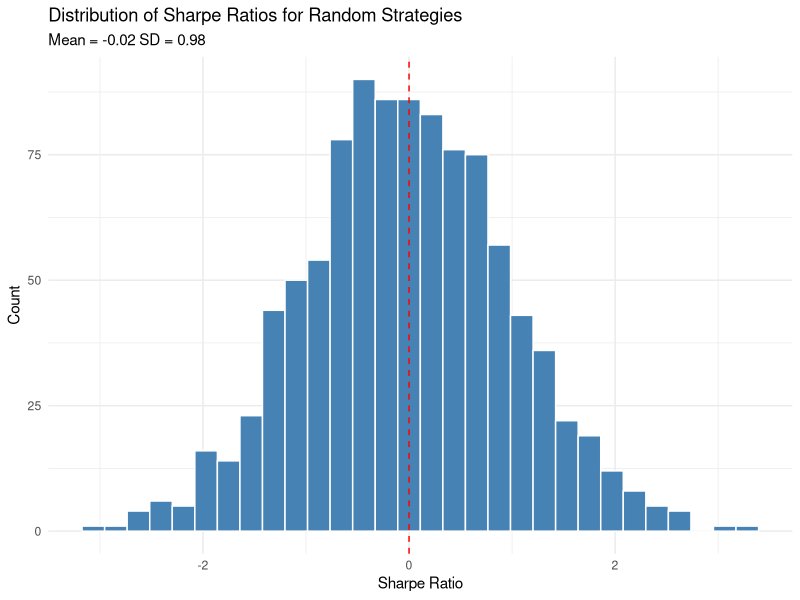
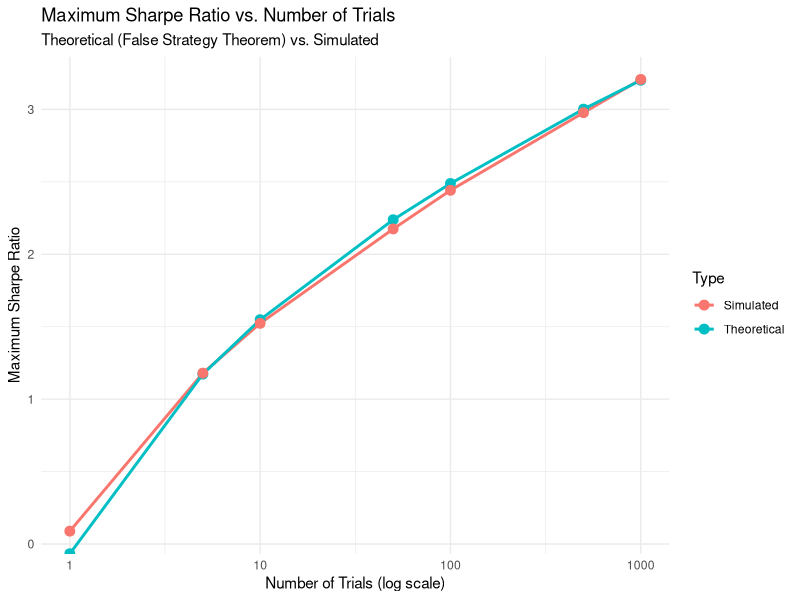
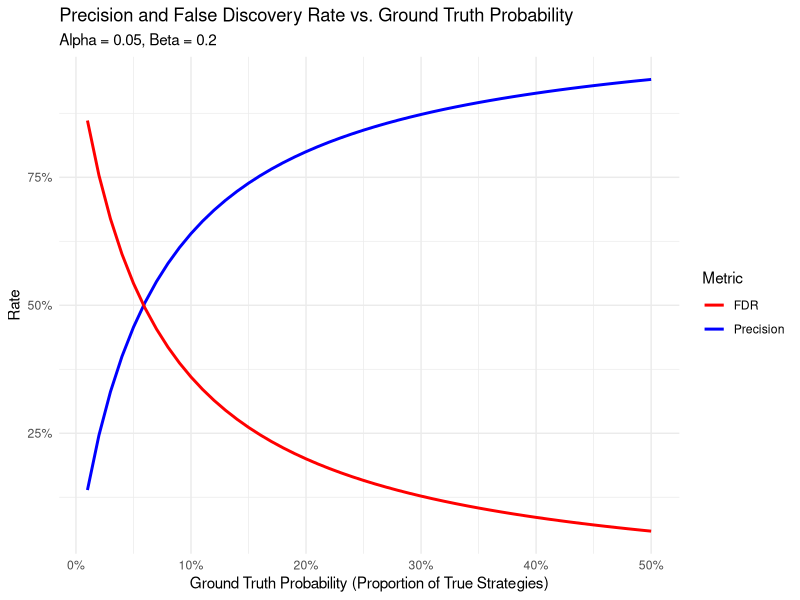
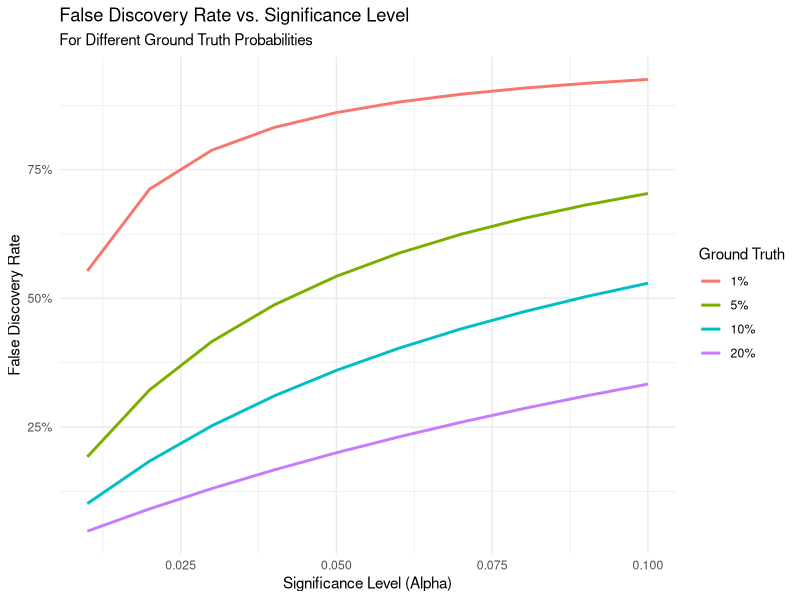
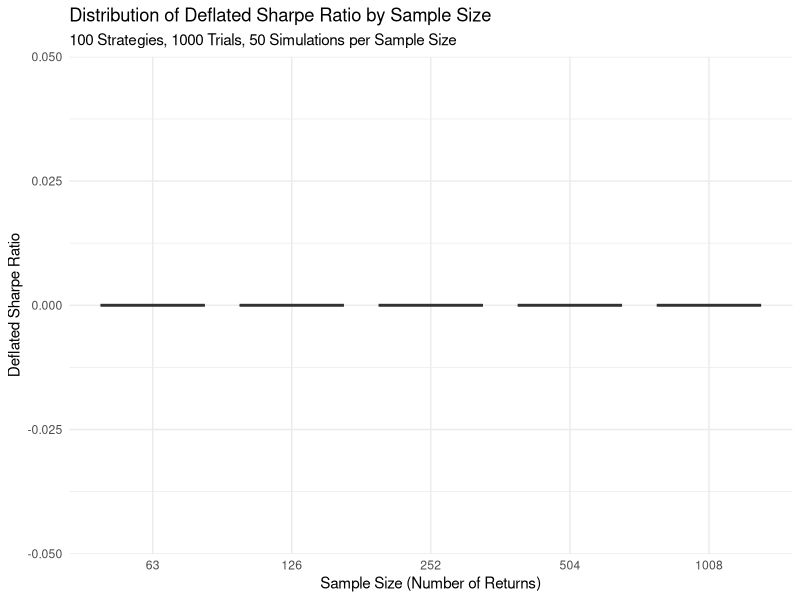
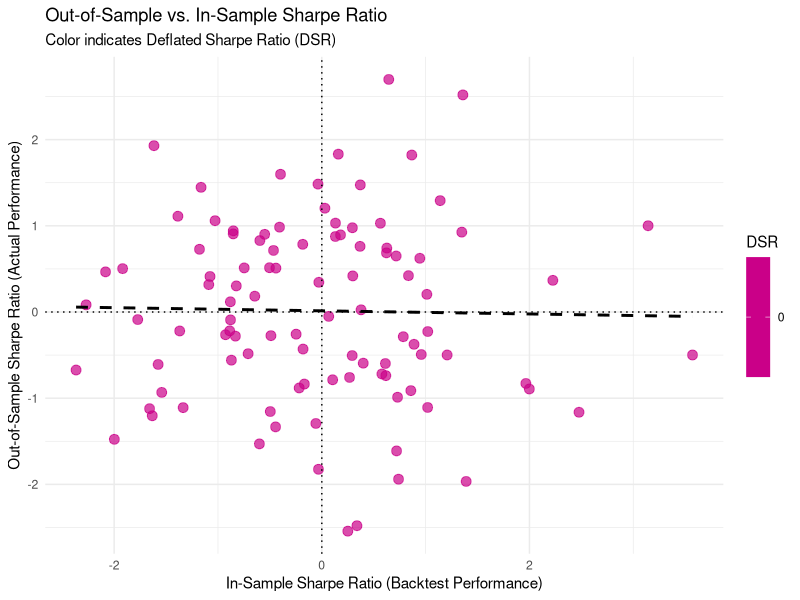
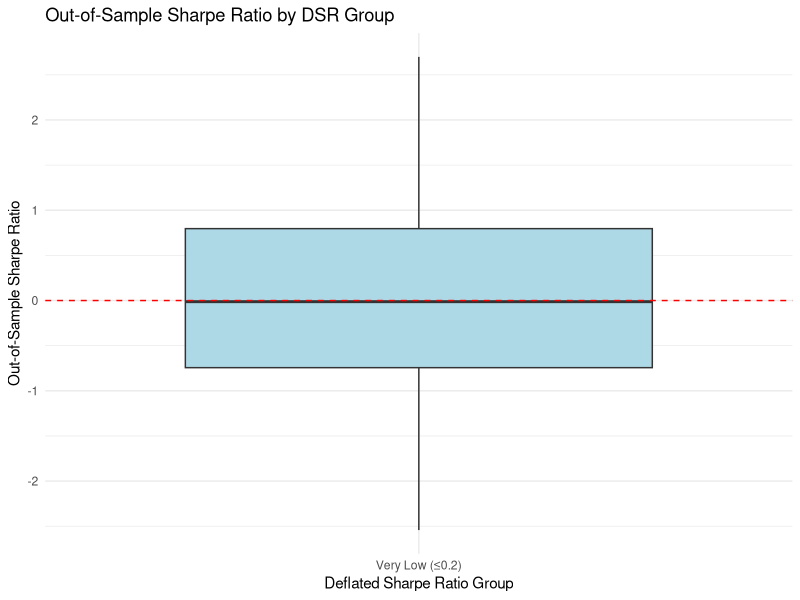

Write the R code that produced these figures, in order.
## ---- chunk 1
# Load required libraries
library(tidyverse)
library(ggplot2)
library(knitr)
library(kableExtra)
library(data.table)
## ---- chunk 2
# Function to generate random strategy returns
# This simulates the returns of investment strategies that have no real edge
generate_random_strategies <- function(n_strategies = 1000, 
                                       n_returns = 252, # 252 trading days in a year
                                       mean_return = 0, # Zero expected return (no edge)
                                       sd_return = 0.01) { # 1% daily volatility is typical
  # Create a matrix of random returns drawn from a normal distribution
  # Each column represents a strategy, each row is a daily return
  returns_matrix <- matrix(
    rnorm(n_strategies * n_returns, mean = mean_return, sd = sd_return),
    nrow = n_returns,
    ncol = n_strategies
  )
  
  # Name each strategy for easier reference
  colnames(returns_matrix) <- paste0("Strategy_", 1:n_strategies)
  
  return(returns_matrix)
}

# Generate 1000 random strategies with 1 year of daily returns
# Using seed 42 ensures reproducibility - everyone gets the same random numbers
set.seed(42)
random_strategies <- generate_random_strategies(n_strategies = 1000, 
                                              n_returns = 252)

# Check the dimensions to confirm we have 252 days × 1000 strategies
dim(random_strategies)
## ---- chunk 3
# Function to calculate annualized Sharpe ratio
# The Sharpe ratio is the most common performance metric in finance
# It measures excess return per unit of risk (volatility)
calculate_sharpe <- function(returns, annualization_factor = 252) {
  # Calculate the mean daily return (this is our "signal")
  mean_return <- mean(returns)
  
  # Calculate the standard deviation of daily returns (this is our "noise")
  sd_return <- sd(returns)
  
  # Avoid division by zero (if we get a constant return series)
  if (sd_return == 0) return(0)
  
  # Calculate Sharpe ratio = signal/noise, then annualize
  # Annualization scales the daily Sharpe by sqrt(252) to get annual equivalent
  sharpe <- mean_return / sd_return * sqrt(annualization_factor)
  
  return(sharpe)
}

# Apply the Sharpe ratio calculation to each strategy (column)
# The "apply" function iterates through columns (2) of the matrix
sharpe_ratios <- apply(random_strategies, 2, calculate_sharpe)

# Examine the distribution statistics of these Sharpe ratios
# Even with random data, some strategies will appear to perform well!
summary(sharpe_ratios)

# Visualize the distribution of Sharpe ratios
# This is a key visualization to understand the impact of randomness
tibble(Sharpe = sharpe_ratios) %>%
  ggplot(aes(x = Sharpe)) +
  geom_histogram(bins = 30, fill = "steelblue", color = "white") +
  labs(
    title = "Distribution of Sharpe Ratios for Random Strategies",
    subtitle = paste("Mean =", round(mean(sharpe_ratios), 2), 
                    "SD =", round(sd(sharpe_ratios), 2)),
    x = "Sharpe Ratio",
    y = "Count"
  ) +
  theme_minimal() +
  # Add a vertical line at zero - the theoretical expectation for random strategies
  geom_vline(xintercept = 0, linetype = "dashed", color = "red")
## ---- chunk 4
# Find the maximum Sharpe ratio from our 1000 strategies
# This simulates what happens when a researcher selects only the best-performing strategy
max_sharpe <- max(sharpe_ratios)
max_sharpe_index <- which.max(sharpe_ratios)

# Print the maximum Sharpe ratio and which strategy achieved it
# This is often what would be presented in a backtest report or research paper
cat("Maximum Sharpe Ratio:", round(max_sharpe, 2), 
    "\nStrategy Index:", max_sharpe_index, "\n")

# Define a function to calculate the expected maximum Sharpe ratio
# This implements the False Strategy Theorem from the lecture
# It predicts how high the max Sharpe should be just from random chance
expected_max_sharpe <- function(n_trials, mean_sr = 0, std_sr = 1) {
  # Euler-Mascheroni constant (mathematical constant appearing in the theorem)
  emc <- 0.57721566490153286060651209008240243104215933593992
  
  # Expected maximum Sharpe ratio formula:
  # The more trials we run, the higher this value becomes, even with random data
  sr0 <- (1 - emc) * qnorm(p = 1 - 1/n_trials) + 
        emc * qnorm(1 - (n_trials * exp(1))^(-1))
  
  # Adjust by the mean and standard deviation of the Sharpe ratio distribution
  sr0 <- mean_sr + std_sr * sr0
  
  return(sr0)
}

# Calculate the expected maximum Sharpe ratio for 1000 trials
# We use the actual standard deviation of our Sharpe ratios for accuracy
exp_max_sharpe <- expected_max_sharpe(1000, mean_sr = 0, std_sr = sd(sharpe_ratios))

# Compare the theoretical expectation with our actual observed maximum
# They should be relatively close if our strategies are truly random
cat("Expected Maximum Sharpe Ratio:", round(exp_max_sharpe, 2), "\n")
cat("Actual Maximum Sharpe Ratio:", round(max_sharpe, 2), "\n")
## ---- chunk 5
# Calculate expected maximum Sharpe ratio for different numbers of trials
# This helps us visualize how the "best strategy" improves just by testing more variations
trial_counts <- c(1, 5, 10, 50, 100, 500, 1000)
exp_max_sharpes <- sapply(trial_counts, expected_max_sharpe, 
                          mean_sr = 0, std_sr = sd(sharpe_ratios))

# Function to simulate actual maximum Sharpe ratios for different trial counts
# This gives us an empirical check against the theoretical prediction
simulate_max_sharpe <- function(n_trials, n_simulations = 100, 
                               mean_sr = 0, std_sr = 1) {
  # We'll run multiple simulations to get a distribution of maximum Sharpe ratios
  max_sharpes <- numeric(n_simulations)
  
  # For each simulation, generate n_trials random Sharpe ratios and find the maximum
  for (i in 1:n_simulations) {
    # Generate random Sharpe ratios with specified mean and std
    sharpes <- rnorm(n_trials, mean = mean_sr, sd = std_sr)
    # Record the maximum value - this simulates selecting the best strategy
    max_sharpes[i] <- max(sharpes)
  }
  
  # Return statistics about the distribution of maximum Sharpe ratios
  return(list(
    mean = mean(max_sharpes),  # Average maximum across simulations
    sd = sd(max_sharpes),      # Standard deviation of the maximums
    values = max_sharpes       # All the individual maximum values
  ))
}

# Run the simulation for each trial count
# For each number of trials, we simulate 100 sets to get a good estimate
set.seed(123)  # For reproducibility
simulated_results <- lapply(trial_counts, simulate_max_sharpe, 
                           n_simulations = 100, 
                           mean_sr = 0, 
                           std_sr = sd(sharpe_ratios))

# Extract the mean maximum Sharpe ratio from each simulation set
sim_max_sharpes <- sapply(simulated_results, function(x) x$mean)

# Create a data frame for plotting both theoretical and simulated results
plot_data <- tibble(
  Trials = rep(trial_counts, 2),  # Each trial count appears twice (theoretical and simulated)
  `Sharpe Ratio` = c(exp_max_sharpes, sim_max_sharpes),  # Values from both methods
  Type = rep(c("Theoretical", "Simulated"), each = length(trial_counts))  # Identify the source
)

# Create the plot comparing theoretical vs. simulated maximum Sharpe ratios
# This is a key visualization demonstrating how selection bias increases with trials
ggplot(plot_data, aes(x = Trials, y = `Sharpe Ratio`, color = Type)) +
  geom_line(size = 1) +
  geom_point(size = 3) +
  scale_x_log10() +  # Log scale makes the pattern clearer across different trial counts
  labs(
    title = "Maximum Sharpe Ratio vs. Number of Trials",
    subtitle = "Theoretical (False Strategy Theorem) vs. Simulated",
    x = "Number of Trials (log scale)",
    y = "Maximum Sharpe Ratio"
  ) +
  theme_minimal()
## ---- chunk 6
# Function to calculate skewness and excess kurtosis
# These higher moments are important because financial returns are rarely normally distributed
calculate_moments <- function(returns) {
  # Standardize returns to make calculations easier
  # This converts returns to units of standard deviation (z-scores)
  z <- (returns - mean(returns)) / sd(returns)
  
  # Calculate skewness - the third central moment
  # Skewness measures asymmetry: positive values indicate a right tail (occasional large gains)
  # Negative values indicate a left tail (occasional large losses)
  skew <- mean(z^3)
  
  # Calculate excess kurtosis - the fourth central moment minus 3
  # Kurtosis measures "tailedness": high values indicate fat tails (more extreme events)
  # For a normal distribution, kurtosis = 3, so excess kurtosis = 0
  kurt <- mean(z^4) - 3
  
  return(list(skewness = skew, kurtosis = kurt))
}

# Function to calculate the Deflated Sharpe Ratio
# The DSR adjusts for selection bias, non-normality, and sample size
calculate_dsr <- function(returns, n_trials, sr_mean = 0, sr_std = NULL) {
  # Number of observations (sample size)
  # Larger samples provide more confidence in the Sharpe ratio estimate
  n <- length(returns)
  
  # Calculate non-annualized Sharpe ratio (signal-to-noise ratio)
  # We use non-annualized here as the DSR formula expects this
  sr <- mean(returns) / sd(returns)
  
  # Calculate higher moments to adjust for non-normality
  # Many financial strategies have skewed returns and fat tails
  moments <- calculate_moments(returns)
  skew <- moments$skewness
  kurt <- moments$kurtosis
  
  # If standard deviation of Sharpe ratio not provided, use 1 as default
  # This parameter represents the variability across different strategy configurations
  if (is.null(sr_std)) {
    sr_std <- 1
  }
  
  # Calculate expected maximum Sharpe ratio using the False Strategy Theorem
  # This estimates what the highest Sharpe ratio would be from random chance alone
  exp_max_sr <- expected_max_sharpe(n_trials, mean_sr = sr_mean, std_sr = sr_std)
  
  # Calculate Deflated Sharpe Ratio
  # This formula converts to a probability (between 0 and 1)
  # The numerator measures how much the observed SR exceeds the expected max SR
  numerator <- (sr - exp_max_sr) * sqrt(n - 1)
  # The denominator adjusts for non-normality using skewness and kurtosis
  denominator <- sqrt(1 - skew * sr + (kurt / 4) * sr^2)
  # Use the normal CDF to convert to a probability
  dsr <- pnorm(numerator / denominator)
  
  return(list(
    sharpe_ratio = sr,
    expected_max_sr = exp_max_sr,
    dsr = dsr
  ))
}

# Calculate DSR for our maximum Sharpe ratio strategy
# This applies our DSR function to the strategy that looked best in the backtest
best_strategy_returns <- random_strategies[, max_sharpe_index]
dsr_result <- calculate_dsr(
  best_strategy_returns, 
  n_trials = 1000,  # We tested 1000 strategies
  sr_std = sd(sharpe_ratios)  # Use the actual variability in our Sharpe ratios
)

# Print the results
# These metrics tell us whether our "best strategy" is likely genuine or just lucky
cat("Sharpe Ratio:", round(dsr_result$sharpe_ratio * sqrt(252), 2), "(annualized)\n")
cat("Expected Max Sharpe Ratio:", round(dsr_result$expected_max_sr, 2), "\n")
cat("Deflated Sharpe Ratio:", round(dsr_result$dsr, 4), "\n")
## ---- chunk 7
# Function to calculate precision, recall, and False Discovery Rate (FDR)
# This implements the mathematical framework from Lopez de Prado discussed in the lecture
calculate_fdr <- function(ground_truth, alpha = 0.05, beta = 0.2) {
  # Convert ground truth probability to odds ratio (theta)
  # ground_truth = proportion of strategies that are truly profitable
  # theta = ratio of true strategies to false strategies
  theta <- ground_truth / (1 - ground_truth)
  
  # Calculate recall (true positive rate)
  # Recall = 1 - beta, where beta is the Type II error rate (false negative rate)
  # This represents the probability of detecting a true strategy
  recall <- 1 - beta          
  
  # Calculate numerator for precision calculation
  # b1 = recall * theta = number of true positives / number of false strategies
  b1 <- recall * theta
  
  # Calculate precision
  # Precision = true positives / all positives
  # This represents the probability that a positive test indicates a true strategy
  precision <- b1 / (b1 + alpha)
  
  # Calculate False Discovery Rate (FDR)
  # FDR = 1 - precision = false positives / all positives
  # This is the probability that a strategy that tests positive is actually false
  fdr <- 1 - precision
  
  # Return all relevant metrics in a tidy format
  return(tibble(
    ground_truth = ground_truth,  # Original input - prior probability of true strategy
    theta = theta,                # Odds ratio of true vs. false strategies
    alpha = alpha,                # Type I error rate (significance level)
    beta = beta,                  # Type II error rate (1 - power)
    recall = recall,              # True positive rate (power)
    precision = precision,        # Proportion of positives that are true
    fdr = fdr                     # Proportion of positives that are false
  ))
}

# Calculate FDR for different ground truth probabilities
# This shows how the FDR changes based on the prior probability of true strategies
ground_truths <- seq(0.01, 0.5, by = 0.01)  # Try values from 1% to 50%
fdr_results <- map_df(ground_truths, calculate_fdr)  # Apply function to each value

# Plot the results to visualize the relationship
# This is a key insight: even with standard statistical testing, FDR remains high
# when true strategies are rare (which is the case in finance)
ggplot(fdr_results, aes(x = ground_truth)) +
  geom_line(aes(y = precision, color = "Precision"), size = 1) +
  geom_line(aes(y = fdr, color = "FDR"), size = 1) +
  scale_color_manual(values = c("Precision" = "blue", "FDR" = "red")) +
  labs(
    title = "Precision and False Discovery Rate vs. Ground Truth Probability",
    subtitle = "Alpha = 0.05, Beta = 0.2",
    x = "Ground Truth Probability (Proportion of True Strategies)",
    y = "Rate",
    color = "Metric"
  ) +
  theme_minimal() +
  scale_x_continuous(labels = scales::percent) +  # Format x-axis as percentages
  scale_y_continuous(labels = scales::percent)    # Format y-axis as percentages
## ---- chunk 8
# Calculate FDR for different alpha values (significance levels)
alphas <- seq(0.01, 0.1, by = 0.01)  # Test alpha values from 1% to 10%

# Create combinations of ground truth probabilities and alphas
fdr_by_alpha <- expand.grid(
  initial_ground_truth = c(0.01, 0.05, 0.1, 0.2),  # Different prior probabilities
  initial_alpha = alphas                           # Different significance levels
) %>%
  as_tibble() %>%
  rowwise() %>%
  # Calculate FDR for each combination
  mutate(
    result = list(calculate_fdr(initial_ground_truth, initial_alpha, beta = 0.2))
  ) %>%
  unnest(result) %>%
  # Use the values from the calculate_fdr result, dropping the duplicates
  select(-initial_ground_truth, -initial_alpha)

# Plot FDR vs alpha for different ground truth probabilities
ggplot(fdr_by_alpha, aes(x = alpha, y = fdr, color = factor(ground_truth))) +
  geom_line(size = 1) +
  labs(
    title = "False Discovery Rate vs. Significance Level",
    subtitle = "For Different Ground Truth Probabilities",
    x = "Significance Level (Alpha)",
    y = "False Discovery Rate",
    color = "Ground Truth"
  ) +
  theme_minimal() +
  scale_y_continuous(labels = scales::percent) +
  scale_color_discrete(name = "Ground Truth", 
                      labels = scales::percent(unique(fdr_by_alpha$ground_truth)))
## ---- chunk 9
# Generate random strategies with different sample sizes
# This helps us understand how the amount of data affects our ability to detect true strategies
sample_sizes <- c(63, 126, 252, 504, 1008)  # Approx. 3 months to 4 years of daily data

# Function to calculate DSR for different sample sizes
# This simulates the entire process of strategy generation, selection, and evaluation
calculate_dsr_by_sample <- function(sample_size, n_strategies = 100, n_trials = 1000) {
  # Generate strategies with the specified sample size
  # Smaller sample sizes will lead to more estimation error and potential overfitting
  strategies <- generate_random_strategies(
    n_strategies = n_strategies,
    n_returns = sample_size
  )
  
  # Calculate Sharpe ratios for all strategies
  # Note: We always annualize using 252 regardless of sample size for comparability
  sharpes <- apply(strategies, 2, calculate_sharpe, 
                  annualization_factor = 252)
  
  # Find the strategy with the maximum Sharpe ratio
  # This simulates the selection process that happens in backtest optimization
  max_sharpe <- max(sharpes)
  max_idx <- which.max(sharpes)
  
  # Calculate DSR for the best strategy
  # This evaluates whether the "best" strategy is likely a true discovery or false positive
  dsr_result <- calculate_dsr(
    strategies[, max_idx],
    n_trials = n_trials,
    sr_std = sd(sharpes)
  )
  
  # Return the sample size and results in a tidy format
  return(tibble(
    sample_size = sample_size,
    sharpe_ratio = dsr_result$sharpe_ratio * sqrt(252),  # Annualized
    expected_max_sr = dsr_result$expected_max_sr,
    dsr = dsr_result$dsr
  ))
}

# Run multiple simulations for each sample size to get a distribution
# This gives us statistical confidence in our results rather than relying on a single simulation
set.seed(456)  # For reproducibility
n_simulations <- 50  # 50 simulations per sample size
dsr_by_sample <- map_df(sample_sizes, function(sample_size) {
  # For each sample size, run n_simulations iterations
  map_df(1:n_simulations, function(i) {
    calculate_dsr_by_sample(sample_size)
  })
})

# Plot the results using boxplots to show the distribution of DSR values
# This visualization shows how sample size affects the reliability of the DSR
ggplot(dsr_by_sample, aes(x = factor(sample_size), y = dsr)) +
  geom_boxplot(fill = "lightblue") +
  labs(
    title = "Distribution of Deflated Sharpe Ratio by Sample Size",
    subtitle = "100 Strategies, 1000 Trials, 50 Simulations per Sample Size",
    x = "Sample Size (Number of Returns)",
    y = "Deflated Sharpe Ratio"
  ) +
  theme_minimal()
## ---- chunk 10
# Function to simulate out-of-sample performance
# This function helps us understand how strategies developed on historical data
# perform on future unseen data - a key test of strategy robustness
simulate_oos_performance <- function(n_strategies = 100, 
                                     in_sample_size = 252,  # One year of trading days
                                     out_sample_size = 252) { # One year out-of-sample
  # STEP 1: Generate and analyze in-sample (training) data
  # This represents our backtest period where we develop strategies
  # We use generate_random_strategies() to simulate returns for multiple strategies
  in_sample <- generate_random_strategies(
    n_strategies = n_strategies,  # Testing 100 different strategies
    n_returns = in_sample_size    # Using 1 year of daily returns
  )
  
  # Calculate Sharpe ratios for the training period
  # apply() iterates over columns (2) of the matrix, each column being a strategy
  # Higher Sharpe ratios indicate better risk-adjusted performance
  in_sample_sharpes <- apply(in_sample, 2, calculate_sharpe)
  
  # STEP 2: Generate and analyze out-of-sample (testing) data
  # This simulates future/unseen data - crucial for validating strategy performance
  # Independent from in-sample data to avoid look-ahead bias
  out_sample <- generate_random_strategies(
    n_strategies = n_strategies,
    n_returns = out_sample_size
  )
  
  # Calculate Sharpe ratios for the testing period
  # These represent what we'd actually achieve in live trading
  # The gap between in-sample and out-of-sample Sharpe ratios reveals overfitting
  out_sample_sharpes <- apply(out_sample, 2, calculate_sharpe)
  
  # STEP 3: Calculate Deflated Sharpe Ratio (DSR) for each strategy
  # DSR helps identify which strategies are likely to be genuine vs lucky
  # A higher DSR (closer to 1) suggests more reliable performance
  dsrs <- numeric(n_strategies)  # Initialize vector to store DSR values
  for (i in 1:n_strategies) {
    dsr_result <- calculate_dsr(
      in_sample[, i],              # Returns for current strategy
      n_trials = n_strategies,     # Number of strategies tested (for multiple testing adjustment)
      sr_std = sd(in_sample_sharpes) # Standard deviation of Sharpe ratios
    )
    dsrs[i] <- dsr_result$dsr
  }
  
  # STEP 4: Combine results into a single tibble for analysis
  # This creates a comprehensive dataset linking:
  # - Backtest performance (in_sample_sharpe)
  # - Multiple testing adjustment (dsr)
  # - Actual performance (out_sample_sharpe)
  results <- tibble(
    strategy = 1:n_strategies,
    in_sample_sharpe = in_sample_sharpes,
    out_sample_sharpe = out_sample_sharpes,
    dsr = dsrs
  )
  
  return(results)
}

# STEP 5: Run simulation with seed for reproducibility
set.seed(789)  # Ensures same random numbers each time
performance_results <- simulate_oos_performance(n_strategies = 100)

# STEP 6: Create visualization of results
# This scatter plot reveals the relationship between backtest and actual performance
performance_results %>%
  ggplot(aes(x = in_sample_sharpe, y = out_sample_sharpe, color = dsr)) +
  # Plot points for each strategy
  geom_point(size = 3, alpha = 0.7) +
  # Color gradient based on DSR
  # Red = low DSR (likely false positive)
  # Blue = high DSR (more reliable)
  scale_color_gradient(low = "red", high = "blue") +
  # Add informative labels
  labs(
    title = "Out-of-Sample vs. In-Sample Sharpe Ratio",
    subtitle = "Color indicates Deflated Sharpe Ratio (DSR)",
    x = "In-Sample Sharpe Ratio (Backtest Performance)",
    y = "Out-of-Sample Sharpe Ratio (Actual Performance)", 
    color = "DSR"
  ) +
  theme_minimal() +
  # Add regression line to show overall relationship
  # Deviation from 45-degrees indicates performance degradation
  geom_smooth(method = "lm", se = FALSE, color = "black", linetype = "dashed") +
  # Add reference lines at zero
  # Creates quadrants: top-right = good in both periods
  #                   top-left = improved
  #                   bottom-right = degraded
  #                   bottom-left = poor in both periods
  geom_hline(yintercept = 0, linetype = "dotted") +
  geom_vline(xintercept = 0, linetype = "dotted")
## ---- chunk 11
# Add this before the grouping to debug
summary(performance_results$dsr)

# Group strategies by DSR - modified version
performance_results <- performance_results %>%
  # First check DSR range
  mutate(
    # Ensure DSR is numeric and handle any NA values
    dsr = as.numeric(dsr),
    # Create groups with more inclusive breaks
    dsr_group = cut(dsr, 
                   breaks = c(-Inf, 0.2, 0.5, 0.8, Inf),
                   labels = c("Very Low (≤0.2)", 
                            "Low (0.2-0.5)", 
                            "Medium (0.5-0.8)", 
                            "High (>0.8)"),
                   include.lowest = TRUE)
  )

# Calculate average out-of-sample performance by DSR group
dsr_group_performance <- performance_results %>%
  group_by(dsr_group) %>%
  summarise(
    count = n(),
    avg_in_sample = mean(in_sample_sharpe),
    avg_out_sample = mean(out_sample_sharpe),
    median_out_sample = median(out_sample_sharpe),
    positive_rate = mean(out_sample_sharpe > 0)
  ) %>%
  arrange(dsr_group)

# Display the results
kable(dsr_group_performance, 
      caption = "Out-of-Sample Performance by DSR Group",
      digits = 3) %>%
  kable_styling(bootstrap_options = c("striped", "hover", "condensed"))

# Visualize out-of-sample performance by DSR group
ggplot(performance_results, aes(x = dsr_group, y = out_sample_sharpe)) +
  geom_boxplot(fill = "lightblue") +
  labs(
    title = "Out-of-Sample Sharpe Ratio by DSR Group",
    x = "Deflated Sharpe Ratio Group",
    y = "Out-of-Sample Sharpe Ratio"
  ) +
  theme_minimal() +
  geom_hline(yintercept = 0, linetype = "dashed", color = "red")
